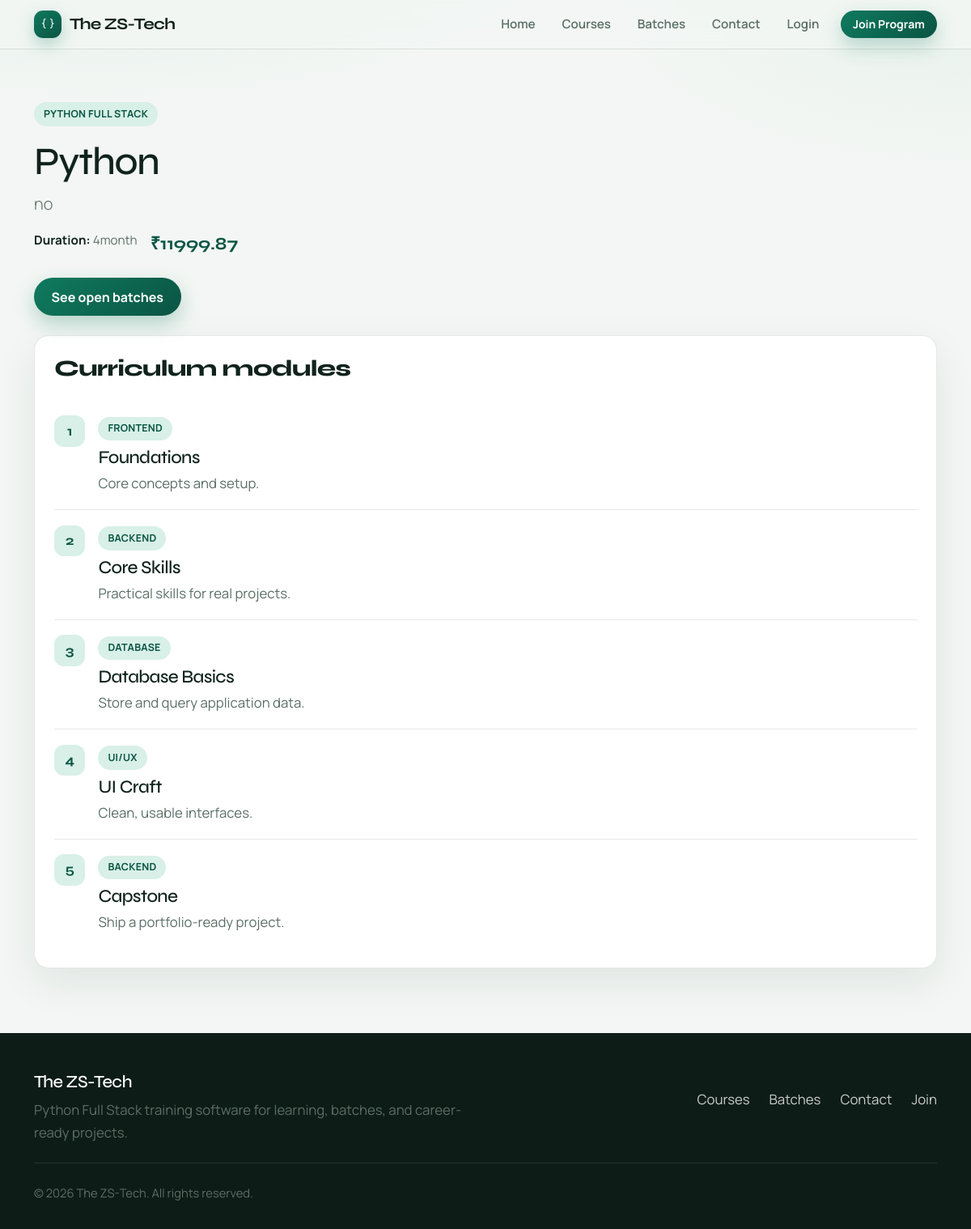
The page /courses/1/ on the database its author committed.
### courses/models.py (models this page shows, shortened)
class Course(models.Model):
    title = models.CharField(
        max_length=200
    )
    short_description = models.CharField(
        max_length=300
    )
    description = models.TextField()
    duration = models.CharField(
        max_length=100
    )
    fees = models.DecimalField(
        max_digits=10,
        decimal_places=2,
        default=0
    )
    is_active = models.BooleanField(
        default=True
    )
    created_at = models.DateTimeField(
        auto_now_add=True
    )

class Module(models.Model):
    CATEGORY_CHOICES = [
        ('frontend', 'Frontend'),
        ('database', 'Database'),
        ('backend', 'Backend'),
        ('uiux', 'UI/UX'),
    ]
    course = models.ForeignKey(
        Course,
        on_delete=models.CASCADE,
        related_name='modules'
    )
    title = models.CharField(
        max_length=200
    )
    category = models.CharField(
        max_length=20,
        choices=CATEGORY_CHOICES
    )
    description = models.TextField(
        blank=True
    )
    order = models.PositiveIntegerField(
        default=1
    )
    class Meta:
        ordering = [
            'order'
        ]

### courses/views.py (the view)
def course_detail(
    request,
    pk
):
    course = get_object_or_404(
        Course,
        pk=pk
    )
    return render(
        request,
        'courses/course_detail.html',
        {
            'course': course
        }
    )

### templates/courses/course_detail.html (shortened to what this page needs)
{% extends 'base.html' %}
{% block content %}
<section class="page-hero">
    <div class="container">
        <span class="pill">Python Full Stack</span>
        <h1 class="mt-3">{{ course.title }}</h1>
        <p class="lead" style="max-width: 46rem;">{{ course.description }}</p>
        <div class="meta-row">
            <span><strong>Duration:</strong> {{ course.duration }}</span>
            <span class="fee-tag">₹{{ course.fees }}</span>
        </div>
        <a href="{% url 'batch_list' %}" class="btn btn-zs mt-2">See open batches</a>
    </div>
</section>
<section class="pb-5">
    <div class="container">
        <div class="soft-panel">
            <h2 class="section-title mb-4" style="font-size: 1.75rem;">Curriculum modules</h2>
            {% for module in course.modules.all %}
            <div class="module-item">
                <div class="module-num">{{ module.order }}</div>
                <div>
                    <span class="pill mb-2">{{ module.get_category_display }}</span>
                    <h3 class="h5 mb-1">{{ module.title }}</h3>
                    <p class="mb-0">{{ module.description|default:"Hands-on module covering concepts and practice tasks." }}</p>
                </div>
            </div>
            {% empty %}
            <p class="mb-0">Modules will appear here once published in admin.</p>
            {% endfor %}
        </div>
    </div>
</section>
{% endblock %}

### static/css/style.css (style rules this page uses)
:root { --bg: #f3f6f4; --bg-soft: #e7efea; --surface: #ffffff; --ink: #10231c; --muted: #5a6f66; --line: rgba(16, 35, 28, 0.10); --accent: #0f7a5f; --accent-dark: #0a5543; --accent-soft: #d8f0e7; --warn: #c45c26; --danger: #b42318; --radius: 18px; --radius-sm: 12px; --shadow: 0 18px 50px rgba(16, 35, 28, 0.08); --font-display: "Syne", sans-serif; --font-body: "Manrope", sans-serif; --space-section: clamp(4rem, 8vw, 6.5rem); }
*, *::before, *::after { box-sizing: border-box; }
html { scroll-behavior: smooth; }
body { margin: 0; font-family: var(--font-body); font-size: 1.05rem; line-height: 1.65; color: var(--ink); background: radial-gradient(1200px 500px at 10% -10%, #d9efe6 0%, transparent 55%), radial-gradient(900px 420px at 100% 0%, #e8f2ec 0%, transparent 50%), var(--bg); min-height: 100vh; }
a { color: var(--accent-dark); text-decoration: none; transition: color 0.2s ease; }
h1, h2, h3, h4, h5, h6 { font-family: var(--font-display); letter-spacing: -0.03em; line-height: 1.15; color: var(--ink); }
p { color: var(--muted); }
.btn { font-family: var(--font-body); font-weight: 700; border-radius: 999px; padding: 0.7rem 1.35rem; border: none; transition: transform 0.2s ease, box-shadow 0.2s ease, background 0.2s ease; }
.btn-primary, .btn-zs { background: linear-gradient(135deg, var(--accent), var(--accent-dark)); color: #fff !important; box-shadow: 0 10px 24px rgba(15, 122, 95, 0.28); }
.section-title { font-size: clamp(1.85rem, 4vw, 2.75rem); font-weight: 750; margin-bottom: 0.6rem; }
.page-hero { padding: clamp(2.5rem, 6vw, 4rem) 0 1.5rem; }
.page-hero h1 { font-size: clamp(2rem, 4.5vw, 3rem); margin-bottom: 0.5rem; }
.soft-panel { background: var(--surface); border: 1px solid var(--line); border-radius: var(--radius); padding: 1.5rem; box-shadow: var(--shadow); height: 100%; transition: transform 0.25s ease, box-shadow 0.25s ease; }
.soft-panel h3 { font-size: 1.4rem; margin-bottom: 0.5rem; }
.meta-row { display: flex; flex-wrap: wrap; gap: 0.5rem 1rem; font-size: 0.95rem; color: var(--muted); margin: 1rem 0; }
.meta-row strong { color: var(--ink); font-weight: 700; }
.pill { display: inline-flex; align-items: center; gap: 0.35rem; padding: 0.28rem 0.75rem; border-radius: 999px; font-size: 0.78rem; font-weight: 700; letter-spacing: 0.02em; text-transform: uppercase; background: var(--accent-soft); color: var(--accent-dark); }
.fee-tag { font-family: var(--font-display); font-size: 1.35rem; font-weight: 700; color: var(--accent-dark); }
.module-item { display: grid; grid-template-columns: auto 1fr; gap: 1rem; padding: 1.15rem 0; border-bottom: 1px solid var(--line); }
.module-item:last-child { border-bottom: none; }
.module-num { width: 2.4rem; height: 2.4rem; border-radius: 0.75rem; display: grid; place-items: center; background: var(--accent-soft); color: var(--accent-dark); font-family: var(--font-display); font-weight: 700; }

### templates/base.html (style rules this page uses)
body { font-family: "Manrope", system-ui, sans-serif; }
.hero-brand, h1, h2, h3 { font-family: "Syne", system-ui, sans-serif; }

### rows shown on the page
Course: title "Python", description "no", duration "4month", fees "11999.87"
Module: order "1", category "FRONTEND", title "Foundations", description "Core concepts and setup."
Module: order "2", category "BACKEND", title "Core Skills", description "Practical skills for real projects."
Module: order "3", category "DATABASE", title "Database Basics", description "Store and query application data."
Module: order "4", category "UI/UX", title "UI Craft", description "Clean, usable interfaces."
Module: order "5", category "BACKEND", title "Capstone", description "Ship a portfolio-ready project."
